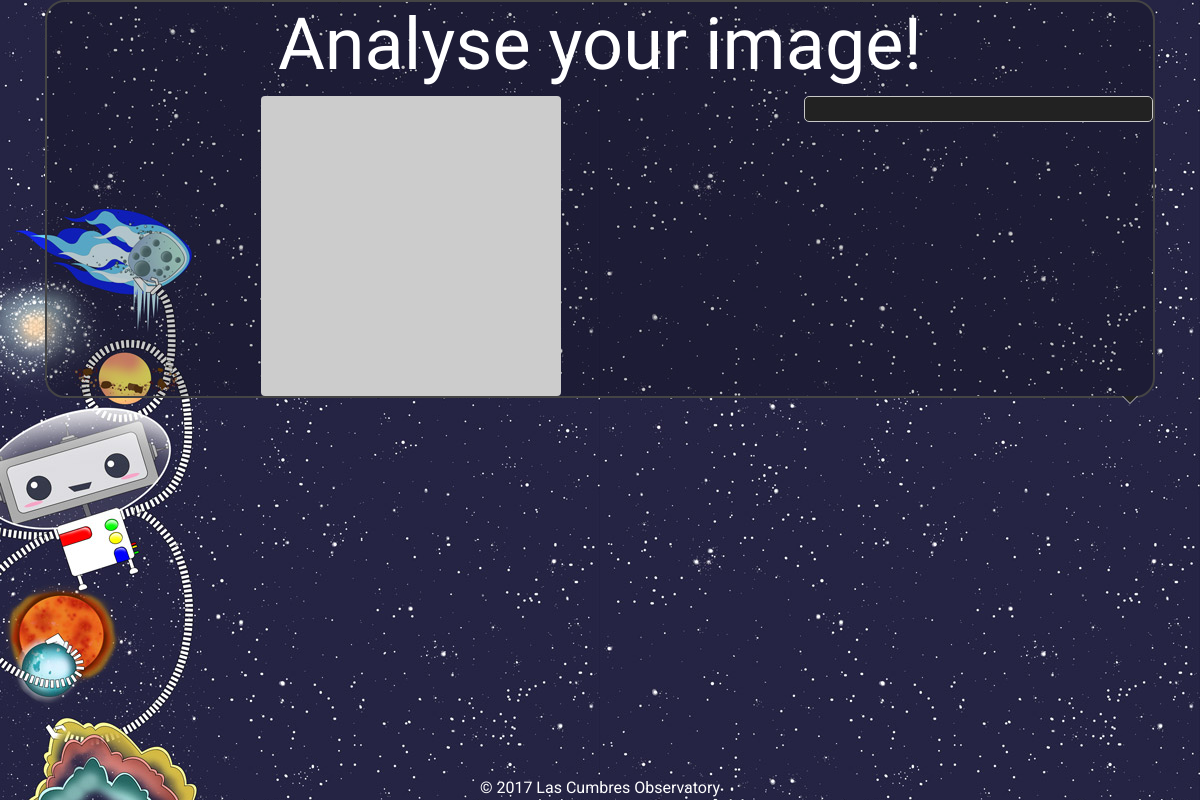
/challenge/1/analyse/ (signed in), run on an earlier commit of the app's database.
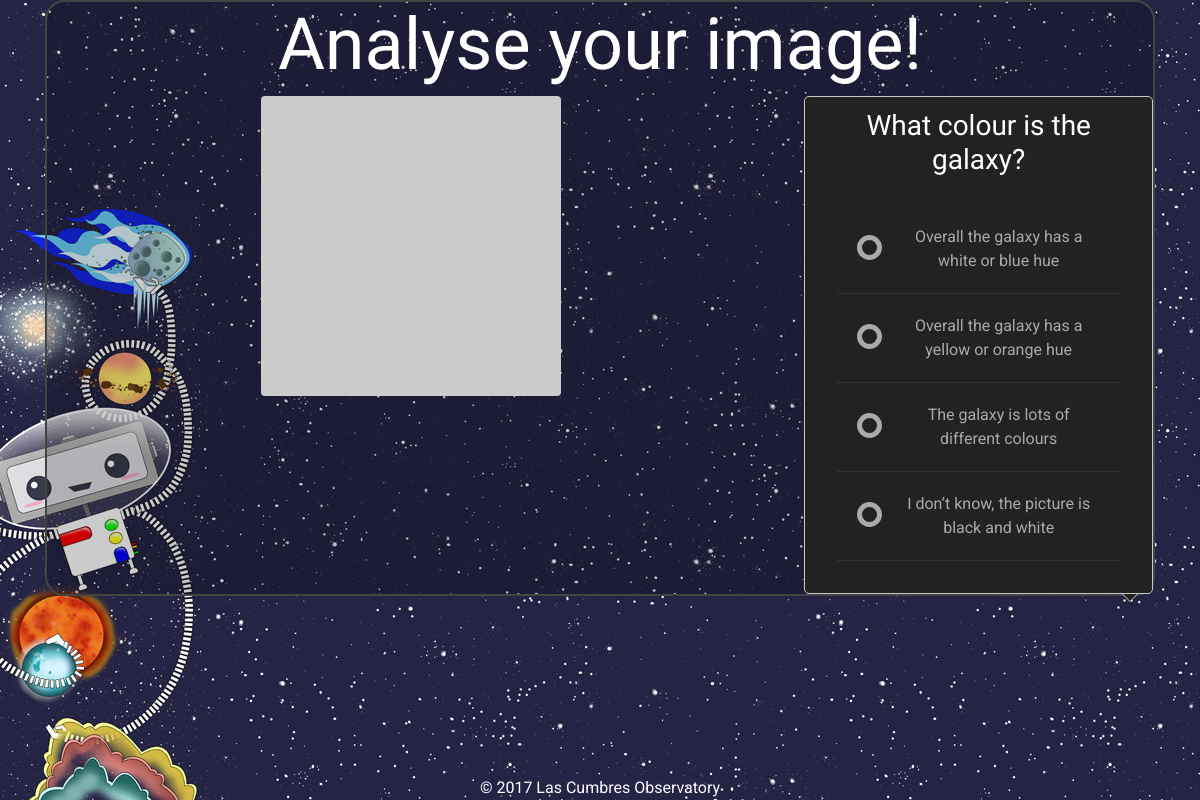
And on a later commit of the database.
### status/models.py (models this page shows)
class Question(models.Model):
    text = models.TextField()
    challenge = models.ForeignKey(Challenge)
    class Meta:
        verbose_name_plural = 'questions'

class Answer(models.Model):
    text = models.TextField()
    question = models.ForeignKey(Question)

### explorer/views.py (the view, shortened to what this page needs)
# urls.py: url(r'^challenge/(?P<pk>[0-9]+)/analyse/$', AnalyseView.as_view(), name="analyse"),
class AnalyseView(LoginRequiredMixin, DetailView):
    model = Challenge
    template_name = "explorer/challenge-analyser.html"
    form_class = AnalyseForm
    def get_context_data(self, **kwargs):
        frameid = self.request.GET.get('frameid', None)
        context = super(AnalyseView, self).get_context_data(**kwargs)
        try:
            context['questions'] = Question.objects.filter(challenge=self.get_object())
            progress = Progress.objects.get(challenge=self.get_object(), user=self.request.user)
            if frameid and progress.status != 'Analyse':
                progress.analyse()
                progress.frameids = frameid
                progress.save()
            context['progress'] = progress
        except ObjectDoesNotExist:
            raise Http404
        return context

### serol/auth_backend.py (called while the page is built)
    def get_user(self, user_id):
        try:
            return User.objects.get(pk=user_id)
        except User.DoesNotExist:
            return None

### explorer/templates/explorer/challenge-analyser.html (shortened to what this page needs)
{% extends 'explorer/base.html' %}
{% load static i18n %}
{% block wrapper-class%}challenge mission-{{object.mission.number}}-sidebar{%endblock%}
{% block main-body %}
<div class="centre-container">
  <h1>{% trans "Analyse your image!" %}</h1>
  <div class="row">
    <div class="col-lg-8">
      <img src="http://placehold.it/300x300" alt="{{object.name}}" class="img-fluid rounded" id="img-holder">
    </div>
    <div class="col-lg-4">
      <div class="speech-bubble">
        <div class="arrow bottom right"></div>
      {% for question in questions %}
      <div class="question-wrapper" id="question-{{ forloop.counter0 }}" style="display:none;">
      <h3>{{question.text}}</strong></h3>
        <div class="question-container">
            <ul>
            {% for answer in question.answer_set.all %}
            <li>
               <label for="answer-{{answer.pk}}">{{answer.text}}</label>
               <div class="check"></div>
           </li>
           {% endfor %}
           </ul>
       </div>
     </div>
   {% endfor %}
    </div>
    </div>
  </div>
</div>
{% endblock %}

### explorer/templates/explorer/base.html (shortened to what this page needs)
{% load static i18n %}
{% get_media_prefix as MEDIA_PREFIX %}
<!DOCTYPE html>
<html lang="en">
  <head>
    <link rel="stylesheet" href="https://maxcdn.bootstrapcdn.com/bootstrap/4.0.0-alpha.6/css/bootstrap.min.css">
    <link rel="stylesheet" href="https://cdnjs.cloudflare.com/ajax/libs/animate.css/3.5.2/animate.min.css">
    <link href="{% static "explorer/css/layout.css" %}" rel="stylesheet">
    <link rel="stylesheet" href="{% static 'explorer/css/font-awesome-regular.css' %}">
    <link rel="stylesheet" href="{% static 'explorer/css/font-awesome-core.css' %}">
  </head>
  <body data-media-url="{{MEDIA_PREFIX}}">
    <div class="site-wrapper {% block wrapper-class%}{%endblock%}">
{% block main-content %}
<div class="container">
{% block main-body %}
{% endblock %}
</div>
{% endblock %}
<div class="mastfoot">
  <div class="container-fluid">
      <div class="footer-content">
        &copy; {% now "Y" %} <a href="https://lco.global">Las Cumbres Observatory</a>
      </div>
  </div>
</div>
</div>
  </body>
</html>

### explorer/static/explorer/css/layout.css (style rules this page uses)
a, a:focus, a:hover { color: #fff; }
html, body { height: 100%; }
body { text-align: center; font-family: 'Roboto', sans-serif; background: url('../images/serol_bg_sm.jpg') repeat fixed #2b3e50; color: #fff; }
.centre-container { border: 2px solid #444; border-radius: 20px; background: rgba(0,0,0,0.2); }
h1, h2, h3, h4, h5, h6, .target-name { font-family: 'Oswald', sans-serif; font-weight: 300; color: #fff; }
h1 { font-size:4.5rem; }
.site-wrapper { display: table; width: 100%; height: 100%; min-height: 100%; }
.masthead, .mastfoot, .content { display: table-row; vertical-align: top; }
.challenge { height:100%; min-height:500px; position: absolute; }
.mission-1-sidebar { background: url('../images/m1-SidePanel.jpg') no-repeat fixed left bottom; }
.speech-bubble { background-color: #222; border: 1px solid #c8c8c8; border-radius: 5px; text-align: center; padding: 1vw; color:#555; }
.speech-bubble .arrow { border-style: solid; position: absolute; }
.bottom { border-color: #c8c8c8 transparent transparent transparent; border-width: 8px 8px 0px 8px; bottom: -8px; }
.bottom:after { border-color: #222 transparent transparent transparent; border-style: solid; border-width: 7px 7px 0px 7px; bottom: 1px; content: ""; position: absolute; left: -7px; }
.question-container { display: block; position: relative; height: auto; padding: 20px; }
.question-container ul { list-style: none; margin: 0; padding: 0; overflow: auto; }
.question-container ul li { color: #AAAAAA; display: block; position: relative; float: left; width: 100%; border-bottom: 1px solid #333; }
.question-container ul li label { display: block; position: relative; padding: 10px 20px 10px 60px; margin: 10px auto; height: 100%; z-index: 9; cursor: pointer; -webkit-transition: all 0.25s linear; }
.question-container ul li .check { display: block; position: absolute; border: 5px solid #AAAAAA; border-radius: 100%; height: 25px; width: 25px; top: 30px; left: 20px; z-index: 5; transition: border .25s linear; -webkit-transition: border .25s linear; }
.question-container ul li .check::before { display: block; position: absolute; content: ''; border-radius: 100%; height: 15px; width: 15px; top: 0px; left: 0px; margin: auto; transition: background 0.25s linear; -webkit-transition: background 0.25s linear; }
.right { right:8%; float:right; }
@media (min-width: 40em) { .mastfoot { position: fixed; bottom: 0; } }
@media (min-width: 40em) { .masthead, .mastfoot, .cover-container { width: 100%; } }

What changed in the data, as far as the page shows it:
added Question: text "What colour is the galaxy?"
added Answer: text "Overall the galaxy has a white or blue hue"
added Answer: text "Overall the galaxy has a yellow or orange hue"
added Answer: text "The galaxy is lots of different colours"
added Answer: text "I don’t know, the picture is black and white"
